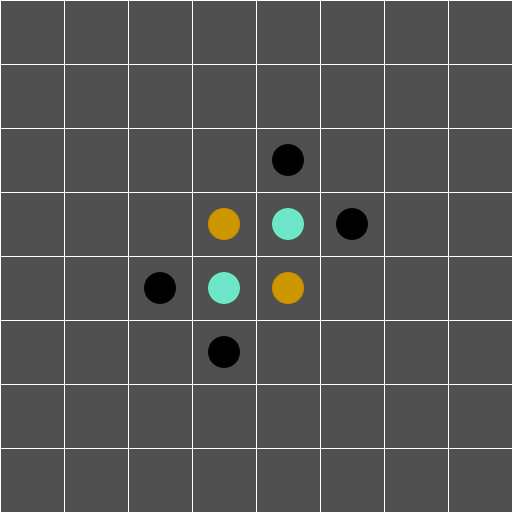
Frame 1 (no input)
Frame 60 (the mouse pressed at the canvas centre just before this capture): identical to frame 1, image omitted
Frame 120 (the mouse held since frame 60 and released just before this capture): identical to frame 1, image omitted

The Processing sketch that drew this single still picture (run headless with seeded random() and noise(); from frame 60 on, the mouse is pressed at the canvas centre):

// Processing sketch: Reversi
// ── Reversi.pde
/**
 * Juego de Reversi/Othello usando Processing
 */
int ancho = 8, 
  alto = 8, 
  tamano = 64;
boolean p1Turn = true;
int playerCode;
Tablero tablero; 
boolean bandera = true;
//Variable para detener el juego
int detener=0;
Heuristica heuristica;
//Variable que representa la profundidad máxima del árbol.
int depth;
//Esto representa dónde va a tirar el agente
Coordenada corj2;

// Inicial para establecer tamaño de ventana con variables
void settings() {
  size((ancho * tamano)+1, (alto * tamano)+1);
}

// Inicialización
void setup() {
  println("Va el jugador 1");
  tablero = new Tablero(ancho, alto, tamano);
  playerCode = 1;
  tablero.calculaValido(playerCode);
  heuristica = new Heuristica();
  //La profundidad del árbol será 5.
  depth = 5;
}

// Update. Continuamente ejecuta y dibuja el código contenido en él
void draw() {
  
  if(bandera){
    tablero.calculaValido(playerCode);
    bandera = false;
  }
  
  if(tablero.casillas_validas.isEmpty()){
        bandera = true;
        println("el jugador " + playerCode + " no pudo va a tirar tira el siguiente jugador");
        p1Turn = !p1Turn;
        if (p1Turn) {
           playerCode = 1;
        } else {
           playerCode = 2;
           tablero.calculaValido(playerCode);
           if(!tablero.casillas_validas.isEmpty()){
             corj2 = tablero.casillas_validas.get(0);
             tablero.Limpia();
           }
       }
       detener++;
       if(detener==2){
         println("El juego se detuvo");
         if(tablero.count(1)>tablero.count(2)){
           println("Ganó el jugador 1");
         }else{
           println("Ganó el jugador 2");
         }
         stop();
       }
   }
  tablero.display();
}

// Callback. Evento que ocurre después de presionar el botón del mouse
void mouseClicked() {

  int x=0;
  int y=0;

  if(playerCode==1){
    x = tablero.toTileInt(mouseX);
    y = tablero.toTileInt(mouseY);
  }else{
    x = corj2.getX();
    y = corj2.getY();
  }

  // Colocar un disco/ficha en el tablero:
  if(tablero.isValid(x , y )){
       tablero.setDisk(x, y, playerCode);
       tablero.cambiaMundo(x , y , playerCode);
      
       tablero.Limpia();
       p1Turn = !p1Turn;
       if (p1Turn) {
          playerCode = 1;
       } else {
          playerCode = 2;
       }        
       bandera = true;
       
       //La variable para detener se reinicia.
       detener=0;
       
       if(playerCode == 2){
          corj2 = tira();
       }
       
       println("Va el jugador "+playerCode);
  }
}//Aquí termina mouseClicked

//Función para que tire el agente
public Coordenada tira(){
   Agente ag1 = new Agente(tablero);
   ag1.calculaArbol(playerCode, ag1.arbol_decision , depth);
   Coordenada cor = ag1.miniMax(ag1.arbol_decision);
   println(cor);
   return cor;
}
// ── Agente.pde

public class Agente{
  
  public Node<Tablero> arbol_decision;
  //Objeto que representa las heurísticas
  Heuristica heu;
  
  public Agente(Tablero raiz){
    arbol_decision = new Node(new Tablero(raiz.mundo));
    heu = new Heuristica();
  }
  
  /*
  Funcion que calcula el arbol de jugadas posibles a una produnfidad determinanda
  tomando el turno actual del jugado que va a jugar en el tablero y el tablero padre 
  */
  public void calculaArbol(int turno , Node<Tablero> padre , int profundidad){
     
    if(profundidad >0){
      Tablero tablero = padre.getData(); // tamamos el tablero padre
      int turno_contrario = (turno % 2) +1; //turno del jugador contrario
      tablero.calculaValido(turno); // calculamos la sposibles jugadas con el turno actual
      if(!tablero.casillas_validas.isEmpty()){ //verificamos que el jugador en turno pueda tirar
        for(Coordenada z : tablero.casillas_validas){
          Tablero aux = new Tablero(tablero); // Hacemos una copia del tablero padre
          aux.isValid(z.getY(), z.getX()); // quitamos la jugada que vamos a a hacer de la lista de jugadas validas posibles
          aux.mundo[z.getX()][z.getY()] = turno; // tiramos 
          aux.cambiaMundo(z.getY() , z.getX() , turno); // hacemos los cambios de colores
          aux.Limpia(); // limpiamos las jugadas que no ocupamos 
          padre.addChild(aux); // lo metemos al arbol
          tablero.mundo[z.getX()][z.getY()] = 0; // cambiamos el mundo del padre para tener bien guardado los datos
        }
        
        /*
          Para cada uno de los hijos calculamos su arbol 
        */
        for(Node<Tablero> tree : padre.getChildren()){
          calculaArbol (turno_contrario , tree , profundidad-1);  
        }
        
      }else{
        /*
          Si llegamos a este punto es por que no hay jugadas validas entonces verficamos haya alguna casilla libre en donde se pueda tirar con 
          con el turno contrario
        */
        if(tablero.tieneCasillasLibres(turno)){
          padre.addChild(new Tablero(tablero.mundo));
          for(Node<Tablero> tree : padre.getChildren()){
            calculaArbol (turno_contrario , tree , profundidad-1);     
          }       
        }
      }
    }    
  }
  
  /*
    Calcula todo el arbol de jugadas posibles 
  */
  public void calculaArbol(int turno , Node<Tablero> padre){
     Tablero tablero = padre.getData(); // tamamos el tablero padre
      int turno_contrario = (turno % 2) +1; //turno del jugador contrario
      tablero.calculaValido(turno); // calculamos la sposibles jugadas con el turno actual
      if(!tablero.casillas_validas.isEmpty()){ //verificamos que el jugador en turno pueda tirar
        for(Coordenada z : tablero.casillas_validas){
          Tablero aux = new Tablero(tablero); // Hacemos una copia del tablero padre
          aux.isValid(z.getY(), z.getX()); // quitamos la jugada que vamos a a hacer de la lista de jugadas validas posibles
          aux.mundo[z.getX()][z.getY()] = turno; // tiramos 
          aux.cambiaMundo(z.getY() , z.getX() , turno); // hacemos los cambios de colores
          aux.Limpia(); // limpiamos las jugadas que no ocupamos 
          padre.addChild(aux); // lo metemos al arbol
          tablero.mundo[z.getX()][z.getY()] = 0; // cambiamos el mundo del padre para tener bien guardado los datos
        }
        
        /*
          Para cada uno de los hijos calculamos su arbol 
        */
        for(Node<Tablero> tree : padre.getChildren()){
          calculaArbol (turno_contrario , tree);     
        }
        
      }else{
        /*
          Si llegamos a este punto es por que no hay jugadas validas entonces verficamos haya alguna casilla libre en donde se pueda tirar con 
          con el turno contrario
        */
        if(tablero.tieneCasillasLibres(turno)){
          padre.addChild(new Tablero(tablero.mundo));
          for(Node<Tablero> tree : padre.getChildren()){
            calculaArbol (turno_contrario , tree);     
          }       
        }
      }
    
  }//Aquí termina calcula arbol
  
  //Función que devuelve el valor más grande.
  public float max_valor(Node<Tablero> nodo){
    if(nodo.isLeaf()){
      nodo.valor = heu.utilidad(nodo.getData());
      return nodo.getValor();
    }else{
      float val = -50000;
      List<Node<Tablero>> hijos = nodo.getChildren();
      for(Node n : hijos){
        val = Math.max(val,min_valor(n));
      }
      nodo.valor = val;
      return val;
    }
  }
  
  //Función que devuelve el valor más pequeño.
  public float min_valor(Node<Tablero> nodo){
    if(nodo.isLeaf()){
      nodo.valor = heu.utilidad(nodo.getData());
      return nodo.getValor();
    }else{
      float val = 50000;
      List<Node<Tablero>> hijos = nodo.getChildren();
      for(Node n : hijos){
        val = Math.min(val,max_valor(n));
      }
      nodo.valor = val;
      return val;
    }
  }
  
  /**
  Función MiniMax.
  */
  public Coordenada miniMax(Node<Tablero> nodoInicial){
    float vinicial = max_valor(nodoInicial);
    Coordenada co;
    int alt=0;
    int anc=0;
    //Tablero que representará la siguiente acción.
    Tablero ac=null;
    List<Node<Tablero>> hijos = nodoInicial.getChildren();
    for(Node<Tablero> n : hijos){
      if(n.getValor()==vinicial){
        ac = n.getData();
      }
    }
    if(ac!=null){
      int[][] mundo1 = nodoInicial.getData().mundo;
      int[][] mundo2 = ac.mundo;
      for(int i=0;i<nodoInicial.getData().alto;i++){
        for(int j=0;j<nodoInicial.getData().ancho;j++){
          if((mundo1[i][j] == 0 || mundo1[i][j] == 3) && mundo2[i][j]==2){
            alt=i;
            anc=j;
          }
        }
      }
    }
    co = new Coordenada(anc,alt);
    return co;
  }//Aquí termina minimax
}
// ── Coordenada.pde
/*
  Clase que usaremos para guardar las coordenadas de las casillas que sean validas para el tiro
*/
public class Coordenada{
   int x; // coordenada que representa los renglones de  una matriz
   int y; // coordenada que representa las columnas de una matriz
   
   public Coordenada(int x , int y){
      this.x = x;
      this.y = y;
   }
   
   public int getX(){
     return x;
   }
   
   public int getY(){
    return y; 
   }
   
   @Override
   public String toString(){
     return "x: "+x+", "+"y: "+y;
   }
   @Override
   public boolean equals(Object obj){
     Coordenada cor = (Coordenada)obj;
     return this.getX() == cor.getX() && this.getY() == cor.getY();
   }
}
// ── Heuristica.pde
/**
  La clase Euristica implementará diferentes funciones euristicas para determinar la utilidad de un
  tablero dado un momento del juego, es decir, dado un estado.
  Voy a asumir que el agente será el jugador 2.
*/
public class Heuristica{
  
  /**
  Este método saca una razón de la diferencia entre las casillas del jugador 2 y el jugador 1.
  */
  public float paridad(Tablero tab){
    float val = 0;
    float fichas1 = tab.count(1);
    float fichas2 = tab.count(2);
    if((fichas2+fichas1)>0){
      val = 100 * (fichas2 - fichas1) / (fichas2 + fichas1);
    }
    return val;
  }
  
  /**
  Este método verifica cuántas posibles jugadas tiene cada jugador en este estado del tablero.
  */
  public float movilidad(Tablero tab){
    Tablero tm = new Tablero(tab);
    float val = 0;
    tm.Limpia();
    tm.calculaValido(1);
    float valido1 = tm.casillas_validas.size();
    tm.Limpia();
    tm.calculaValido(2);
    float valido2 = tm.casillas_validas.size();
    if((valido2 + valido1)>0){
      val = 100 * (valido2 - valido1) / (valido2 + valido1);
    }
    return val;
  }
  
  public float esquinas(Tablero tab){
   int fichas2 = 0;
   int fichas1 = 0;
   //Verificamos las cuatro esquinas, y contamos las fichas con las que cuenta
   //cada jugador en esas posiciones.
   
   //Esquina superior izquierda.
   if(tab.mundo[0][0] == 1){
     fichas1++;
   }
   if(tab.mundo[0][0] == 2){
     fichas2++;
   }
   
   //Esquina inferior izquierda.
   if(tab.mundo[tab.alto - 1][0] == 1){
     fichas1++;
   }
   if(tab.mundo[tab.alto - 1][0] == 2){
     fichas2++;
   }
   
   //Esquina superior derecha.
   if(tab.mundo[0][tab.ancho - 1] == 1){
     fichas1++;
   }
   if(tab.mundo[0][tab.ancho - 1] == 2){
     fichas2++;
   }
   
   //Esquina inferior derecha.
   if(tab.mundo[tab.alto - 1][tab.ancho - 1] == 1){
     fichas1++;
   }
   if(tab.mundo[tab.alto - 1][tab.ancho - 1] == 2){
     fichas2++;
   }
   if((fichas2 + fichas1)>0)
     return 100 * (fichas2 - fichas1) / (fichas2 + fichas1);
   else
     return 0;
  }
  
  /**
  Funcion que devuelve el número de fichas estables.
  La estrategia es contar el número de columnas decrecientes que
  hay desde una esquina del tablero hacia otra esquina adyacente.
  */
  public int numEstable(int[][] mundo, int jugador){
    int mun[][];
    int numero=0;
    int max=100;
    //Primero copiar el tablero
    mun = new int[mundo.length][mundo.length];
    int longitud = mundo.length;
    for(int a=0;a<longitud;a++){
      for(int b=0;b<longitud;b++){
        mun[a][b] = mundo[a][b];
      }
    }
    //Esquina
    if(mun[0][0] == jugador || mun[0][0]==4){
      max = 100;
      //i representa el número de columnas donde hay fichas estables.
      int i=0;
      while(i<longitud && (mun[i][0]==jugador || mun[i][0]==4)){
        i++;
      }
      
      for(int j=0;j<i;j++){
        int k=0;
        while(k<max && k<longitud && (mun[j][k]==jugador || mun[j][k]==4)){
          if(mun[j][k]==jugador){
            numero++;
            mun[j][k]=4;
          }
          k++;
        }
        max = k;
      }
   }
   
   //Esquina
   if(mun[longitud - 1][0] == jugador || mun[longitud - 1][0] == 4){
     max=100;
     //i representa el número de columnas donde hay fichas estables.
      int i=0;
      while(i<longitud && (mun[longitud-1-i][0]==jugador || mun[longitud-1-i][0]==4)){
        i++;
      }
      
      for(int j=0;j<i;j++){
        int k=0;
        while(k<max && k<longitud && (mun[longitud-1-j][k]==jugador || mun[longitud-1-j][k]==4)){
          if(mun[longitud-1-j][k]==jugador){
            numero++;
            mun[longitud-1-j][k]=4;
          }
          k++;
        }
        max = k;
      }
   }
   
   //Esquina
   if(mun[0][longitud - 1] == jugador || mun[0][longitud - 1] == 4){
     max = 100;
     //i representa el número de columnas donde hay fichas estables.
      int i=0;
      while(i<longitud && (mun[i][longitud - 1]==jugador || mun[i][longitud - 1]==4)){
        i++;
      }
      
      for(int j=0;j<i;j++){
        int k=0;
        while(k<max && k<longitud && (mun[j][longitud - 1 - k]==jugador || mun[j][longitud - 1 - k]==4)){
          if(mun[j][longitud - 1 - k]==jugador){
            numero++;
            mun[j][longitud - 1 - k]=4;
          }
          k++;
        }
        max = k;
      }
   }
   
   //Esquina
   if(mun[longitud - 1][longitud-1] == jugador || mun[longitud - 1][longitud-1] == 4){
     max=100;
     //i representa el número de columnas donde hay fichas estables.
      int i=0;
      while(i<longitud && (mun[longitud-1-i][longitud-1]==jugador || mun[longitud-1-i][longitud-1]==4)){
        i++;
      }
      
      for(int j=0;j<i;j++){
        int k=0;
        while(k<max && k<longitud && (mun[longitud-1-j][longitud-1-k]==jugador || mun[longitud-1-j][longitud-1-k]==4)){
          if(mun[longitud-1-j][longitud-1-k]==jugador){
            numero++;
            mun[longitud-1-j][longitud-1-k]=4;
          }
          k++;
        }
        max = k;
      }
   }
   
   return numero;
  }
  
  /**
  Función auxiliar que devuelve una lista de las casillas en que difieren 2 mundos.
  */
  public ArrayList<Coordenada> difieren(int[][] mundo1, int[][] mundo2, int jugador){
    ArrayList<Coordenada> lista1 = new ArrayList();
    int longitud = mundo1.length;
    for(int i=0;i<longitud;i++){
      for(int j=0;j<longitud;j++){
        if(mundo1[i][j]==jugador){
          if(mundo1[i][j]!=mundo2[i][j]){
            lista1.add(new Coordenada(i,j));
          }
        }
      }
    }
    return lista1;
  }
  /**
  Función que calcula el número de fichas inestables en un tablero. Las inestables son las que se pueden girar en un movimiento.
  */
  public int numInestable(Tablero tab, int jugador){
    int numero=0;
    int[][] mundoCambiado = new int[tab.alto][tab.ancho];
    //Copiamos el mundo de tab al mundo cambiado
    for(int i=0;i<tab.alto;i++){
      for(int j=0;j<tab.ancho;j++){
        mundoCambiado[i][j] = tab.mundo[i][j];
      }
    }
    
    int oponente = (jugador % 2) + 1;
    Agente a1 = new Agente(tab);
    //Apuntador al mundo del padre
    int mundoP[][];
    //Apuntador al mundo del hijo
    int mundoH[][];
    //Hacemos que tire el oponente
    a1.calculaArbol(oponente , a1.arbol_decision, 1);
    Node<Tablero> padre = a1.arbol_decision;
    List<Node<Tablero>> hijos = padre.getChildren();
    mundoP = padre.getData().mundo;
    //Verificamos si hay siguientes jugadas.
    if(hijos.size()>0){
      for(Node<Tablero> h : hijos){
        mundoH = h.getData().mundo;
        //Esta lista nos da todas las coordenadas que cambiaron.
        List<Coordenada> cambios = difieren(mundoP, mundoH, jugador);
        for(Coordenada cor : cambios){
          mundoCambiado[cor.getX()][cor.getY()] = 4;
        }
      }
    }
    
    for(int i=0;i<tab.alto;i++){
      for(int j=0;j<tab.ancho;j++){
        if(mundoCambiado[i][j] == 4){
          numero++;
        }
      }
    }
    
    return numero;
  }
  
    /**
  Función que devuelve una suma de la estabilidad de las fichas.
  *(1)Estable: no se puede girar en ningún punto posterior del juego.
  *(0)Semi-estable: no se pueden girar en el próximo turno pero es posible girarlas en algún punto en el futuro.
  *(-1)Inestables: aquellas que se pueden girar en el siguiente turno.
  */
  public float estabilidad(Tablero tab){
    float numero = 0;
    Tablero tm = new Tablero(tab);
    //Primero calculamos la inestabilidad
    tm.Limpia();
    tm.calculaValido(1);
    float inj1 = numInestable(tm, 1);
    tm.Limpia();
    tm.calculaValido(2);
    float inj2 = numInestable(tm, 2);
    
    //Luego la estabilidad
    float esj1 = numEstable(tab.mundo, 1);
    float esj2 = numEstable(tab.mundo, 2);
    
    float val1 = esj1 - inj1;
    float val2 = esj2 - inj2;
    
    if((val1 + val2)!=0){
      numero = 100*(val2 - val1)/(val2 + val1);
    }
    
    return numero;
  }
  
  //Finalmente la función de utilidad para el tablero tab. Si es positivo favorece al j2.
  public float utilidad(Tablero tab){
    return paridad(tab) + movilidad(tab) + estabilidad(tab) + esquinas(tab);
  }
}
// ── Node.pde
import java.util.ArrayList;
import java.util.List;

public class Node<T> {
    List<Node<T>> children = new ArrayList<Node<T>>();
    Node<T> parent = null;
    T data = null;
    //Esta variable nos ayudará en el algoritmo MiniMax.
    float valor=0;

    public Node(T data) {
        this.data = data;
    }

    public Node(T data, Node<T> parent) {
        this.data = data;
        this.parent = parent;
    }

    public List<Node<T>> getChildren() {
        return children;
    }

    public void setParent(Node<T> parent) {
        parent.addChild(this);
        this.parent = parent;
    }

    public void addChild(T data) {
        Node<T> child = new Node<T>(data);
        child.setParent(this);
    }

    public void addChild(Node<T> child) {
        this.children.add(child);
        child.parent = this;
    }

    public T getData() {
        return this.data;
    }

    public void setData(T data) {
        this.data = data;
    }

    public boolean isRoot() {
        return (this.parent == null);
    }

    public boolean isLeaf() {
        if(this.children.size() == 0) 
            return true;
        else 
            return false;
    }

    public void removeParent() {
        this.parent = null;
    }
    
    public float getValor(){
      return valor;
    }
}
// ── Tablero.pde
import java.util.LinkedList;

/**
 * Representación de un tablero del juego Reversi/Othello.
 * La representación del tablero es mediante un arreglo bidimensional de enteros
 * que representan: 0 = casilla vacia, 1 = disco del jugador 1, 2 = disco del jugador 2.
 * @author  Rodrigo Colín
 * @version %I%, %G%
 */
class Tablero {
  int ancho;
  int alto;
  int tamano;
  int[][] mundo;
  color p1Color = color(205, 150, 0);
  color p2Color = color(110, 230, 200);
  color p3Color = color(1 , 1 , 1);
  boolean[] lineas_validas;
  boolean[] jugada;
  LinkedList<Coordenada> casillas_validas = new LinkedList<Coordenada>();
  /**
   * Constructor por default de un Tablero de 8x8 con tamaño de casilla 100px.
   */
  Tablero() {
    this(8, 8, 100);
  }
  
  /**
    Constructor de un tablero con otro tablero 
  */
  
  Tablero(Tablero tablero){
    this(tablero.mundo);
    this.casillas_validas = (LinkedList<Coordenada>)tablero.casillas_validas.clone();
    lineas_validas = new boolean[8];
    jugada = new boolean[8];
    for(int i = 0 ; i < 8 ; i++){
        lineas_validas[i] = false;
    }
    
    
  }

  /**
   * Constructor por default de un Tablero de 8x8.
   * @param tamano tamaño en pixeles de cada casilla cuadrada del tablero
   */
  Tablero(int tamano) {
    this(8, 8, tamano);
  }

  /**
   * Constructor principal de un tablero.
   * @param  ancho  anchura, en casillas, del tablero
   * @param  alto   altura, en casillas, del tablero
   * @param  tamano tamaño en pixeles de cada casilla cuadrada del tablero
   */
  Tablero(int ancho, int alto, int tamano) {
    this.ancho = ancho;
    this.alto = alto;
    this.tamano = tamano;
    mundo = new int[alto][ancho]; 
    for (int i = 0; i < this.alto; i++) {
      for (int j = 0; j < this.ancho; j++) {
        mundo[i][j] = 0;
      }
    }
    lineas_validas = new boolean[8];
    jugada = new boolean[8];
    for(int i = 0 ; i < 8 ; i++){
        lineas_validas[i] = false;
    }
    // Configuración inicial
    mundo[alto/2][ancho/2] = 1;
    mundo[alto/2-1][ancho/2] = 2;
    mundo[alto/2][ancho/2-1] = 2;
    mundo[alto/2-1][ancho/2-1] = 1;
  }

  /**
   * Constructor de copia para un Tablero.
   * @param mundo representa la configutación que será copiada para crear el nuevo Tablero
   */
  Tablero(int[][] mundo) {
    this(mundo, 100);
     lineas_validas = new boolean[8];
     jugada = new boolean[8];
      for(int i = 0 ; i < 8 ; i++){
          lineas_validas[i] = false;
      }
  }

  /**
   * Constructor de copia para un Tablero con tamaño de casilla personalizado.
   * @param mundo  representa la configutación que será copiada para crear el nuevo Tablero
   * @param tamano tamaño en pixeles de cada casilla cuadrada del tablero
   */
  Tablero(int[][] mundo, int tamano) {
    ancho = mundo[0].length;
    alto = mundo.length;
    this.tamano = tamano; 
    this.mundo = new int[mundo.length][mundo[0].length];
    for (int i = 0; i < alto; i++) {
      for (int j = 0; j < ancho; j++) {
        this.mundo[i][j] = mundo[i][j];
      }
    }
  }

  /**
   * Conversor de pixel a número de casilla dentro de un Tablero.
   * Útil al dar clic sobre la pantalla y determinar la posición (x ó y) en el Tablero.
   * @param n valor en pixel con respecto a la ventana
   * @return  entero que representa el número de casilla en el Tablero
   */
  int toTileInt(int n) {
    return floor(n/tamano);
  }

  /**
   * Cuenta la cantidad de discos/fichas de un determinado jugador en el Tablero.
   * @param  player identificador del jugador, es decir: 1 = Jugador 1, 2 = Jugador 2
   * @return        cantidad de discos/fichas en el tablero del jugador dado como parámetro 
   */
  int count(int player) {
    int total = 0;
    for (int i = 0; i < alto; i++) {
      for (int j = 0; j < ancho; j++) {
        if (mundo[i][j] == player) {
          total += 1;
        }
      }
    }
    return total;
  }
  
  /**
   * Establece o cambia un disco/ficha del tablero en la posición indicada.
   * Nota: no se realiza ninguna verificación sobre la posición o cambios en los demás discos
   * @param x      posición X en Coordenada del tablero (no en pixeles) donde se estable el disco
   * @param y      posición Y en Coordenada del tablero (no en pixeles) donde se estable el disco
   * @param player identificador del jugador, es decir: 1 = Jugador 1, 2 = Jugador 2
   */
  void setDisk(int x, int y, int player) {
     
    mundo[y][x] = player;
  }

  /**
   * Determina si la casilla seleccionada es válida para colocar un disco/ficha.
   * TODO: Realizar una validación más exhaustiva, por el momento solo revisa si la casilla es vacia
   * @param x posición X en Coordenada del tablero (no en pixeles) donde se valida la casilla
   * @param y posición Y en Coordenada del tablero (no en pixeles) donde se valida la casilla
   */
  boolean isValid(int x, int y) {
    if (mundo[y][x] == 3){
      casillas_validas.remove(new Coordenada(y , x));
       return true;
      
     
    }else{
       return false;
    }
      
   
  }

  /**
   * Dibuja una representación gráfica del tablero en la ventana de Processing. 
   */
  void display() {
    for (int i = 0; i < alto; i++) {
      for (int j = 0; j < ancho; j++) {
        // Dibujar las casillas del tablero:
        fill(80);
        stroke(255);
        rect(j * tamano, i * tamano, tamano, tamano);
        // Dibujar los discos/fichas del tablero:
        if (mundo[i][j] == 1) {
          fill(p1Color);
          noStroke();
          ellipse((j*tamano)+(tamano/2), (i*tamano)+(tamano/2), tamano/2, tamano/2);
        } else if (mundo[i][j] == 2) {
          fill(p2Color);
          noStroke();
          ellipse((j*tamano)+(tamano/2), (i*tamano)+(tamano/2), tamano/2, tamano/2);
        }else{
          if(mundo[i][j] == 3){
           fill(p3Color);
           noStroke();
           ellipse((j*tamano)+(tamano/2), (i*tamano)+(tamano/2), tamano/2, tamano/2);
          }
        }
      }
    }
  }
  
  /*
    Verifica casilla por casilla si esa casilla es una casilla valida para tiro
    @param playerCode el color del jugador de turno
  */
  void calculaValido(int playerCode){
   for(int i = 0; i < alto ; i++){
     for(int j = 0; j < ancho ; j++){
       if(mundo[i][j] == 0){
         if(jugadaValida(i , j , playerCode)){
          mundo[i][j] = 3;
          casillas_validas.addLast(new Coordenada(i, j));
         }   
       }
        
     }
   }
  }
  
  /*
    Función que limpia el tablero de toda las juadas validas para dejar solo el  mundo con 0 , 1 , 2
  */
  public void Limpia (){
    
    for(Coordenada cor : casillas_validas){
      mundo[cor.getX()][cor.getY()] = 0;  
    }
    casillas_validas.clear();
  }
  
  /*
    Funcion que verifica en una casilla es valida primero verificando adyacencias 
  */
  boolean jugadaValida(int  x , int y , int turno_actual ){
      int turno_contrario = (turno_actual % 2) +1;
      if(x == 0){
        if(y == 0){
            // Caso esquina superior izquierda
            if(mundo[x][y+1] == turno_contrario){
                  lineas_validas[4] = verificaLinea(x , y , 4 , turno_contrario , turno_actual);  
            }
            
            if(mundo[x+1][y] == turno_contrario){
               lineas_validas[6] = verificaLinea(x , y , 6 , turno_contrario , turno_actual);  
            }
            
            if(mundo[x+1][y+1] == turno_contrario){
               lineas_validas[7] = verificaLinea(x , y , 7 , turno_contrario , turno_actual); 
            }
            
            
        }else{
           if(y == ancho-1){
               // Caso esquina superior derecha
              if(mundo[x][y-1] == turno_contrario){
                 lineas_validas[3] = verificaLinea(x , y , 3 , turno_contrario , turno_actual); 
              }
              
              if(mundo[x+1][y] == turno_contrario){
                lineas_validas[6] = verificaLinea(x , y , 6 , turno_contrario , turno_actual);
              }
              
              if(mundo[x+1][y-1] == turno_contrario){
                  lineas_validas[5] = verificaLinea(x , y , 5 , turno_contrario , turno_actual);
              }
           }else{
             // Caso linea superior del tablero sin tomar en cuenta las esquinas
             if(mundo[x][y-1] == turno_contrario){
                 lineas_validas[3] = verificaLinea(x , y , 3 , turno_contrario , turno_actual); 
              }
              
              if(mundo[x+1][y-1] == turno_contrario){
                  lineas_validas[5] = verificaLinea(x , y , 5 , turno_contrario , turno_actual);
              }
              
              if(mundo[x+1][y] == turno_contrario){
                lineas_validas[6] = verificaLinea(x , y , 6 , turno_contrario , turno_actual);
              }
              
              if(mundo[x+1][y+1] == turno_contrario){
                 lineas_validas[7] = verificaLinea(x , y , 7 , turno_contrario , turno_actual); 
              }
              
              if(mundo[x][y+1] == turno_contrario){
                  lineas_validas[4] = verificaLinea(x , y , 4 , turno_contrario , turno_actual);  
              }        
           }
        }
      }else{
         if( x  == alto-1){
            if(y == 0){
              // Caso esquina inferior izquierda
               if(mundo[x][y+1] == turno_contrario){
                  lineas_validas[4] = verificaLinea(x , y , 4 , turno_contrario , turno_actual);  
              } 
              
               if(mundo[x-1][y] == turno_contrario){
                  lineas_validas[1] = verificaLinea(x , y , 1 , turno_contrario , turno_actual);  
              } 
              
               if(mundo[x-1][y+1] == turno_contrario){ 
                  lineas_validas[2] = verificaLinea(x , y , 2 , turno_contrario , turno_actual);  
              } 
            }else{
               if(y == ancho-1){
                 // Caso esquina inferior derecha 
                 if(mundo[x][y-1] == turno_contrario){
                   lineas_validas[3] = verificaLinea(x , y , 3 , turno_contrario , turno_actual); 
                 }
                
                  if(mundo[x-1][y] == turno_contrario){
                    lineas_validas[1] = verificaLinea(x , y , 1 , turno_contrario , turno_actual);  
                  } 
                  
                  if(mundo[x-1][y-1] == turno_contrario){
                      lineas_validas[0] = verificaLinea(x , y , 0 , turno_contrario , turno_actual);  
                  } 
                
               }else{
                  // Caso borde inferior sin tomar en cuenta las esquinas
                 if(mundo[x][y-1] == turno_contrario){
                   lineas_validas[3] = verificaLinea(x , y , 3 , turno_contrario , turno_actual); 
                 }
                
                  if(mundo[x-1][y] == turno_contrario){
                    lineas_validas[1] = verificaLinea(x , y , 1 , turno_contrario , turno_actual);  
                  } 
                  
                  if(mundo[x-1][y-1] == turno_contrario){
                      lineas_validas[0] = verificaLinea(x , y , 0 , turno_contrario , turno_actual);  
                  } 
                  
                  if(mundo[x][y+1] == turno_contrario){
                      lineas_validas[4] = verificaLinea(x , y , 4 , turno_contrario , turno_actual);  
                  }         
                 if(mundo[x-1][y+1] == turno_contrario){
                    lineas_validas[2] = verificaLinea(x , y , 2 , turno_contrario , turno_actual);  
                 }
              }
           }
        }else{
            if(y == 0){
                  // Caso borde izquierdo sin tomar en cuenta las esquinas
                  if(mundo[x-1][y] == turno_contrario){
                    lineas_validas[1] = verificaLinea(x , y , 1 , turno_contrario , turno_actual);  
                  } 
                  
                  if(mundo[x][y+1] == turno_contrario){
                      lineas_validas[4] = verificaLinea(x , y , 4 , turno_contrario , turno_actual);  
                  }         
                 if(mundo[x-1][y+1] == turno_contrario){ 
                    lineas_validas[2] = verificaLinea(x , y , 2 , turno_contrario , turno_actual);  
                 }
                 
                 if(mundo[x+1][y] == turno_contrario){
                    lineas_validas[6] = verificaLinea(x , y , 6 , turno_contrario , turno_actual);
                  }
              
                if(mundo[x+1][y+1] == turno_contrario){
                   lineas_validas[7] = verificaLinea(x , y , 7 , turno_contrario , turno_actual); 
                }
            }else{
              if(y == ancho-1){
                  // Caso borde derecho sin tomar en cuenta las esquinas
                 if(mundo[x][y-1] == turno_contrario){
                   lineas_validas[3] = verificaLinea(x , y , 3 , turno_contrario , turno_actual); 
                 }
                
                  if(mundo[x-1][y] == turno_contrario){
                    lineas_validas[1] = verificaLinea(x , y , 1 , turno_contrario , turno_actual);  
                  } 
                  
                  if(mundo[x-1][y-1] == turno_contrario){
                      lineas_validas[0] = verificaLinea(x , y , 0 , turno_contrario , turno_actual);  
                  }
                  
                  if(mundo[x+1][y-1] == turno_contrario){
                      lineas_validas[5] = verificaLinea(x , y , 5 , turno_contrario , turno_actual);
                  }
                  
                  if(mundo[x+1][y] == turno_contrario){
                    lineas_validas[6] = verificaLinea(x , y , 6 , turno_contrario , turno_actual);
                  }
              }else{
                  // Caso resto del tablero (para este punto ya no estamos en ningun borde)
                  if(mundo[x-1][y-1] == turno_contrario){
                      lineas_validas[0] = verificaLinea(x , y , 0 , turno_contrario , turno_actual);  
                  }
                  if(mundo[x-1][y] == turno_contrario){
                    lineas_validas[1] = verificaLinea(x , y , 1 , turno_contrario , turno_actual);  
                  } 
                  
                  if(mundo[x-1][y+1] == turno_contrario){
                    lineas_validas[2] = verificaLinea(x , y , 2 , turno_contrario , turno_actual);  
                  }
                 
                 if(mundo[x][y-1] == turno_contrario){
                   lineas_validas[3] = verificaLinea(x , y , 3 , turno_contrario , turno_actual); 
                 }
                 
                  if(mundo[x][y+1] == turno_contrario){
                      lineas_validas[4] = verificaLinea(x , y , 4 , turno_contrario , turno_actual);  
                  } 
                  
                  if(mundo[x+1][y-1] == turno_contrario){
                      lineas_validas[5] = verificaLinea(x , y , 5 , turno_contrario , turno_actual);
                  }
                  
                  if(mundo[x+1][y] == turno_contrario){
                    lineas_validas[6] = verificaLinea(x , y , 6 , turno_contrario , turno_actual);
                  }
                  
                  if(mundo[x+1][y+1] == turno_contrario){
                     lineas_validas[7] = verificaLinea(x , y , 7 , turno_contrario , turno_actual); 
                  }
              }
            }
        }
      }
      boolean resultado = false;
      for(int i  = 0 ; i < 8 ; i++){
          resultado = resultado || lineas_validas[i];
          jugada[i] = lineas_validas[i];
          lineas_validas[i] = false;
          
      }
      return resultado;
    
  }
  
  /*
    Función que imprime el mundo por casillas 
  */
  public void imprimeMundo(){
      for(int i = 0 ; i < alto ; i++){
         for(int j = 0 ; j < ancho ; j++){
            println("la casilla (" + i + " , " + j + ") = " + mundo[i][j]); 
         }
      }
  }
  
  /*
    Cambia de color el una vez que se elije la jugada
  */
  public void cambiaMundo(int j , int i , int turno_actual){
      for(int valida = 0 ; valida < 8 ; valida++){
          jugada[valida] = false;
      }
      jugadaValida(i , j , turno_actual);
      int x , y;
      for(int valida = 0 ; valida < 8 ; valida++){
          if(jugada[valida]){

              switch(valida){
                case 0:
                    x= i-1;
                    y = j-1;
                    while(mundo[x][y] != turno_actual){
                      mundo[x][y] = turno_actual;
                      x--;
                      y--;      
                    }
                    break;
                case 1:
                    x = i-1;
                    while(mundo[x][j] != turno_actual){
                       mundo[x][j] = turno_actual;
                       x--;
                    }
                    break;
                case 2:
                    x= i-1;
                    y = j+1;
                    while(mundo[x][y] != turno_actual){
                      mundo[x][y] = turno_actual;
                      x--;
                      y++;      
                    }
                    break;
                case 3:
                    y = j-1;
                    while(mundo[i][y] != turno_actual){
                       mundo[i][y] = turno_actual;
                       y--;
                    }
                    break;
                case 4:
                    y = j+1;
                    while(mundo[i][y] != turno_actual){
                       mundo[i][y] = turno_actual;
                       y++;
                    }
                    break;
                case 5:
                    x= i+1;
                    y = j-1;
                    while(mundo[x][y] != turno_actual){
                      mundo[x][y] = turno_actual;
                      x++;
                      y--;      
                    }
                    break;
                case 6:
                    x = i+1;
                    while(mundo[x][j] != turno_actual){
                       mundo[x][j] = turno_actual;
                       x++;
                    }
                    break;
                case 7:
                    x= i+1;
                    y = j+1;
                    while(mundo[x][y] != turno_actual){
                      mundo[x][y] = turno_actual;
                      x++;
                      y++;      
                    }
                    break;
              }
          }
      }
  }
  
  /*
    Verifica si en la direccion de la casillas se sigue fichas del color contrario terminando en una del color actual las direcciones se ven
    0 1 2 
    3 * 4
    5 6 7
    el * representa donde esta parado 
    
  */
  boolean verificaLinea(int x , int y , int direccion , int turno_contrario , int turno_actual){
    int i = 0;
    int j = 0;
    
    switch(direccion){
        case 0:
          for(i = 2 ; x-i >= 0 ; i++){
            if(y-i >= 0){
              if(mundo[x-i][y-i] != turno_contrario){
                  if(mundo[x-i][y-i] == turno_actual){
                      return true;
                  }else{
                     return false; 
                  }
              }              
            }
          }
          break;
        case 1:
          for(i = 2 ; x-i >= 0 ; i++){
              if(mundo[x-i][y] != turno_contrario){
                if(mundo[x-i][y] == turno_actual){
                    return true;
                }else{
                   return false; 
                }
             }
          }
          break;
        case 2:
          for(i = 2 ; x-i >= 0 ; i++){
            if(y+i < ancho){
               if(mundo[x-i][y+i] != turno_contrario){
                  if(mundo[x-i][y+i] == turno_actual){
                      return true;
                  }else{
                     return false; 
                  }
               }
            }       
          }
          break;
        case 3:
          for(j = 2 ; y-j >= 0 ; j++){
             if(mundo[x][y-j] != turno_contrario){
                if(mundo[x][y-j] == turno_actual){
                    return true;
                }else{
                   return false; 
                }
             }
          }
          break;
        case 4:

          for (j  = 2 ; j+y < ancho ; j++){
             if(mundo[x][y+j] != turno_contrario){

                 if(mundo[x][y+j] == turno_actual){

                     return true;
                 }else{
                   return false;
                 }
             }
               
          }
          break;
        case 5:
          for(i = 2 ; x+i < alto ; i++){
            if(y-i >= 0){
              if(mundo[x+i][y-i] != turno_contrario){
                  if(mundo[x+i][y-i] == turno_actual){
                    return true;
                  }else{
                     return false; 
                  }
              }
            }
          }
          break; 
        case 6:
          for(i = 2; i+x < alto ; i++){
             if(mundo[x+i][y] != turno_contrario){
                if(mundo[x+i][y] == turno_actual){
                   return true; 
                }else{
                 return false; 
                }
             }
          }
          break;
        case 7:
          for(i = 2 ; i+x < alto; i++){
            if(y+i < ancho){
              if(mundo[x+i][y+i] != turno_contrario){
                   if(mundo[x+i][y+i] == turno_actual){
                       return true;
                   }  
                   else{
                     return false; 
                   }
               }  
            }
          }
          break;
        default:
          return false;
    }
    return false;
  }
  
  /*
    Verifica si quedan tiros posibles para jugar 
  */
  public boolean tieneCasillasLibres(int turno){
    int turno_contrario = (turno % 2) +1;
     for(int i = 0 ; i < alto ; i++){
         for(int j = 0 ; j < ancho ; j++){
            if(mundo[i][j] == 0 || mundo[i][j] == 3){
              if(jugadaValida(i, j , turno_contrario)){
                casillas_validas.clear();
                return true;
              }
              
            }
         }
      }
      return false;
  }
    
}
